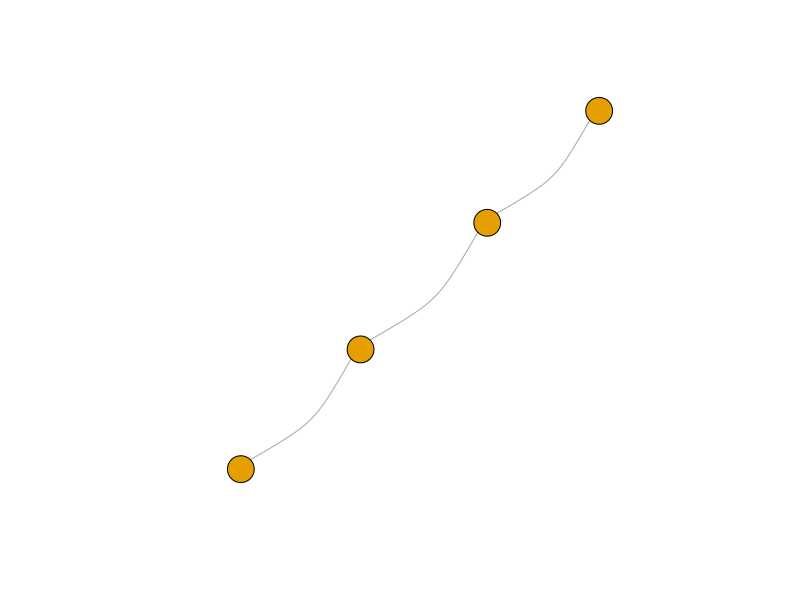
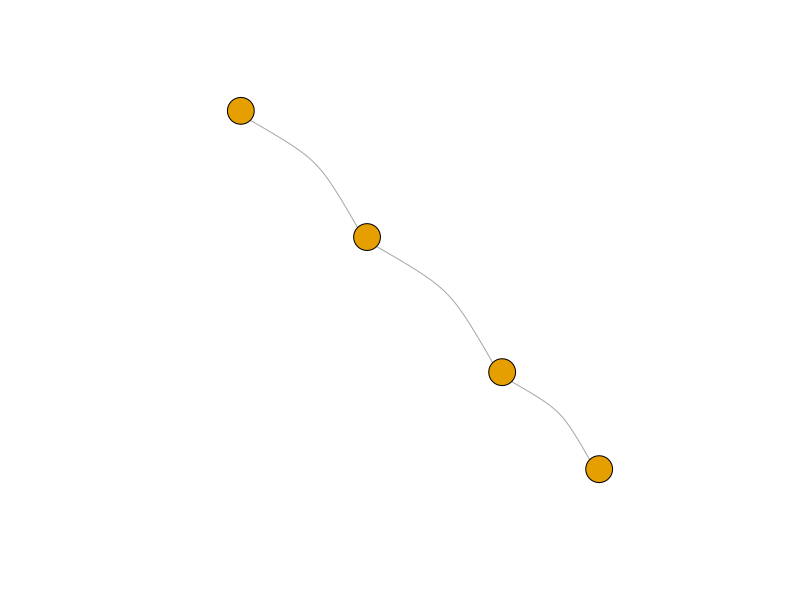
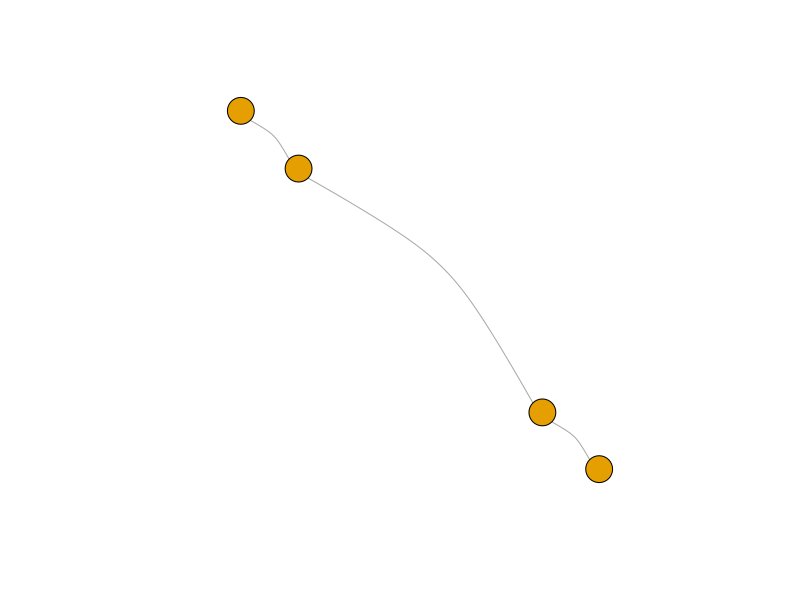
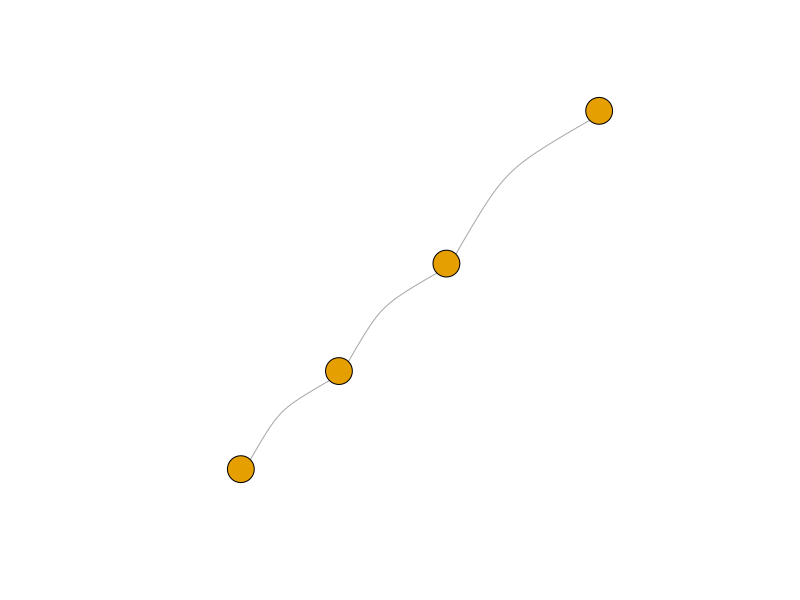
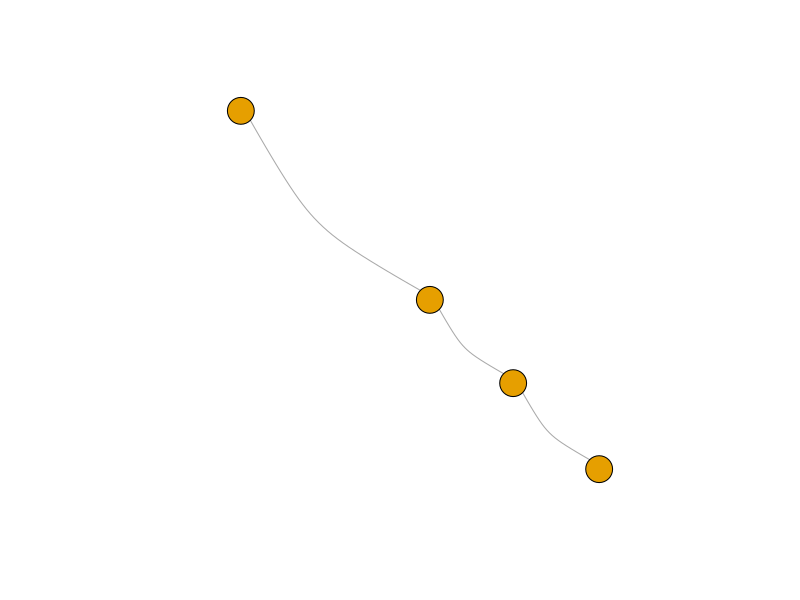
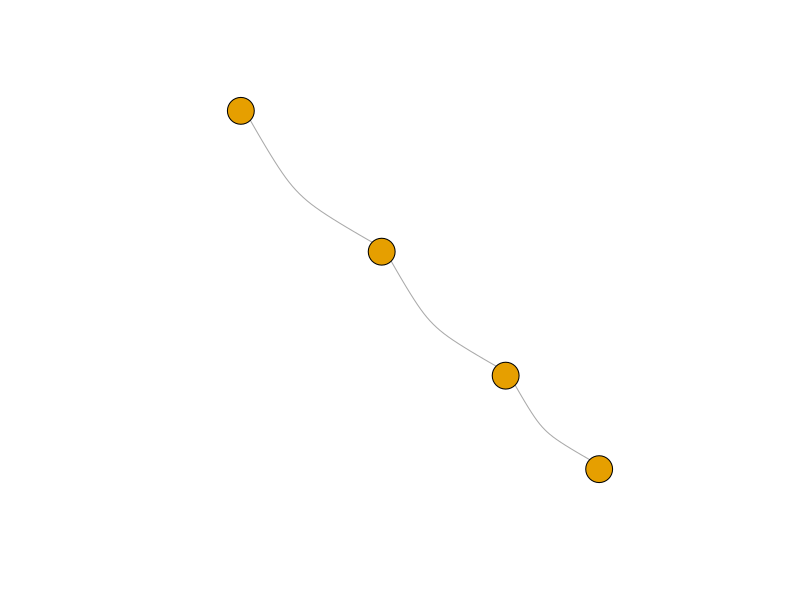
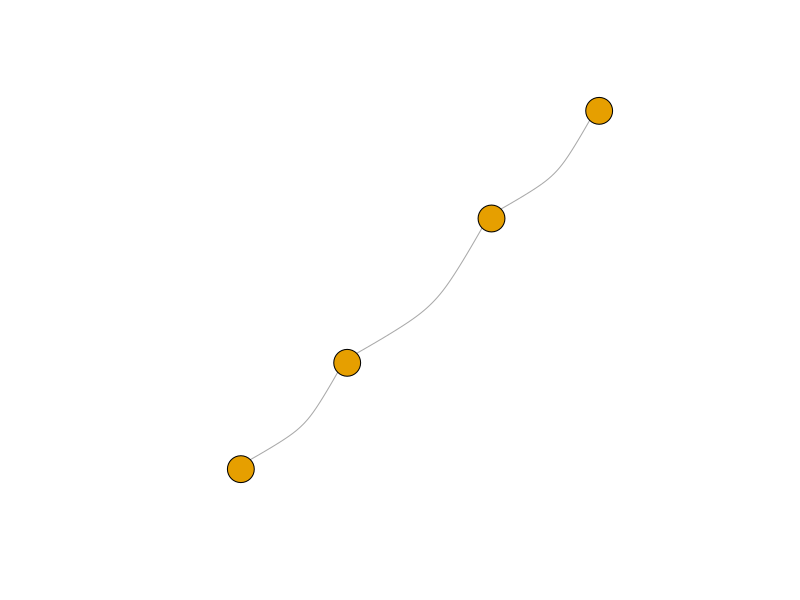
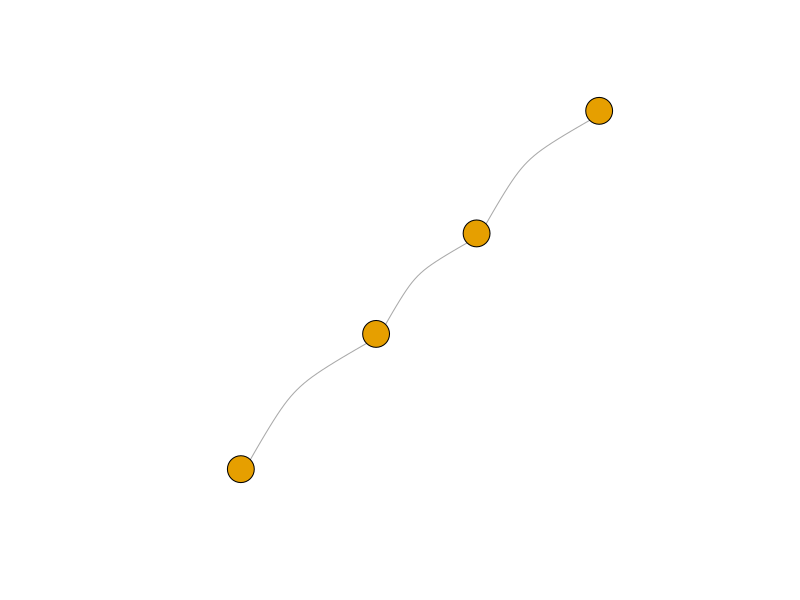

The R script that drew these images, in order: (Note: this script raises an error after producing the figures.)
#############################_Libraries_##########################
setwd(dirname(rstudioapi::getSourceEditorContext()$path))
getwd()
Sys.setenv(LANG = "en")

if (!("igraph" %in% rownames(installed.packages()))) install.packages("igraph")
library(igraph)

#############################_Graph_generation_#######################
#' Losowy obrót dla rysunku grafu - layout_in_circle() psuje losowość
#'
#' @param graph List
#' @return matrix
#'
randomLayout <- function(graph)
{
  rotation <- runif(1, 0, 2*pi)
  layout <- layout_in_circle(graph)
  return(cbind(cos(rotation) * layout[,1] - sin(rotation) * layout[,2], sin(rotation) * layout[,1] + cos(rotation) * layout[,2]))
}

#' Tworzy katalog do zapisu grafów
#'
#' @param vertexNo int - liczba wierzchołków
#' @param fileName string - nazwa grafu
#' @return string - ścieżka
#'
createDir <- function(vertexNo, fileName)
{
  dir.create(as.character(vertexNo), showWarnings = FALSE)
  dir.create(file.path(vertexNo, fileName), showWarnings = FALSE)
  pathName <- paste0(vertexNo, '/', fileName)
  unlink(paste0(pathName, "/*"))
  return(pathName)
}

#' Rysuj graf
#'
#' @param graph Graph - Graf do narysowania
#' @param pathName string - Ścieżka
#' @param fileName string - Nazwa pliku
#' @param vertexNo int - liczba wierzchołków
#' @param i int - Numer iteracji
#' @param plotCurve float
#' @return void
#'
plotGraphHelper <- function(graph, pathName, fileName, vertexNo, i, plotCurve)
{
  png(file.path(pathName, paste0(fileName, "-", vertexNo, "-", i, ".png")), width = 800, height = 600)
  plot(graph, vertex.label = NA, edge.curved = plotCurve)
  dev.off()
}

#' Graf ścieżka N wierzchołków, nieskierowany
#'
#' @param N int - liczba rysunków
#' @param vertexNo int - liczba wierzchołków
#' @param plotCurve float
#' @return void
#'
plotPaths <- function(N, vertexNo, plotCurve)
{
  fileName <- 'path'
  pathName <- createDir(vertexNo, fileName)
  definition <- c()
  for (index in 1:(vertexNo-1))
  {
    definition <- c(definition, index, index + 1)
  }
  definitionMatrix <- matrix(definition, ncol = 2, byrow = TRUE)
  
  for (i in 1:N)
  {
    graph <- graph_from_edgelist(definitionMatrix, directed = FALSE)
    E(graph)$weight <- runif(ecount(graph))
    plotGraphHelper(graph, pathName, fileName, vertexNo, i, plotCurve)
  }
}

#' Graf cykliczny N wierzchołków, 100% pewności na połączenie wierzchołków, nieskierowany
#'
#' @param N int - liczba rysunków
#' @param vertexNo int - liczba wierzchołków
#' @param plotCurve float
#' @return void
#'
plotCycles <- function(N, vertexNo, plotCurve)
{
  fileName <- 'cycle'
  pathName <- createDir(vertexNo, fileName)
  for (i in 1:N)
  {
    graph <- make_ring(vertexNo, directed = FALSE)
    plotGraphHelper(graph, pathName, fileName, vertexNo, i, plotCurve)
  }
}

#' Graf pełny N wierzchołków, 100% pewności na połączenie wierzchołków, nieskierowany
#'
#' @param N int - liczba rysunków
#' @param vertexNo int - liczba wierzchołków
#' @param plotCurve float
#' @return void
#'
plotFullGraphs <- function(N, vertexNo, plotCurve)
{
  fileName <- 'full'
  pathName <- createDir(vertexNo, fileName)
  for (i in 1:N)
  {
    graph <- graph.full(vertexNo, directed = FALSE)
    E(graph)$weight <- runif(ecount(graph))
    plotGraphHelper(graph, pathName, fileName, vertexNo, i, plotCurve)
  }
}

#' Graf spójny N wierzchołków
#'
#' @param N int - liczba rysunków
#' @param vertexNo int - liczba wierzchołków
#' @param plotCurve float
#' @return void
#'
plotConnectedGraphs <- function(N, vertexNo, plotCurve)
{
  fileName <- 'connected'
  pathName <- createDir(vertexNo, fileName)
  for (i in 1:N)
  {
    graph <- graph(c(1, 2, 2, 3, 3, 4, 4, 5, 5, 1, 1, round(runif(1, 1, 10)), 2, round(runif(1, 1, 10)), 3, round(runif(1, 1, 10)) , 4, round(runif(1, 1, 10)) , 5, round(runif(1, 1, 10))))
    plotGraphHelper(graph, pathName, fileName, vertexNo, i, plotCurve)
  }
}

#' Graf dwudzielny N wierzchołków
#'
#' @param N int - liczba rysunków
#' @param vertexNo int - liczba wierzchołków
#' @param plotCurve float
#' @return void
#'
plotBipartiteGraphs <- function(N, vertexNo, plotCurve)
{
  fileName <- 'bipartite'
  pathName <- createDir(vertexNo, fileName)
  for (i in 1:N)
  {
    graph <- make_full_bipartite_graph(vertexNo/2, vertexNo/2, directed = FALSE)
    E(graph)$weight <- runif(ecount(graph))
    plotGraphHelper(graph, pathName, fileName, vertexNo, i, plotCurve)
  }
}

#' Graf pusty N wierzchołków
#'
#' @param N int - liczba rysunków
#' @param vertexNo int - liczba wierzchołków
#' @param plotCurve float
#' @return void
#'
plotEmptyGraphs <- function(N, vertexNo, plotCurve)
{
  fileName <- 'empty'
  pathName <- createDir(vertexNo, fileName)
  for (i in 1:N)
  {
    graph <- make_empty_graph(vertexNo, directed = FALSE)
    plotGraphHelper(graph, pathName, fileName, vertexNo, i, plotCurve)
  }
}

#' Graf drzewa N wierzchołków, nieskierowany
#'
#' @param N int - liczba rysunków
#' @param vertexNo int - liczba wierzchołków
#' @param plotCurve float
#' @param treeType string - typ drzewa ("binary", "random")
#' @return void
#'
plotTrees <- function(N, vertexNo, plotCurve, treeType = "random")
{
  fileName <- 'tree'
  pathName <- createDir(vertexNo, fileName)
  
  for (i in 1:N)
  {
    if (treeType == "binary")
    {
      graph <- make_tree(vertexNo, children = 2, mode = "undirected") # Drzewo binarne o liczbie wierzchołków vertexNo
    }
    else if (treeType == "random")
    {
      graph <- sample_tree(vertexNo, directed = FALSE) # Losowe drzewo rozpinające (drzewo losowe)
    }
    else
    {
      stop("Nieznany typ drzewa. Dostępne opcje to 'binary' lub 'random'.")
    }
    E(graph)$weight <- runif(ecount(graph))
    plotGraphHelper(graph, pathName, fileName, vertexNo, i, plotCurve)
  }
}

#' Graf hiper-kostki o N wymiarach
#'
#' @param N int - liczba rysunków
#' @param No int - liczba wymiarów (czyli liczba bitów w ciągach binarnych)
#' @param plotCurve float
#' @return void
#'
plotHypercube <- function(N, No, plotCurve) {
  fileName <- 'hypercube'
  pathName <- createDir(No, fileName)
  generate_hypercube_edges <- function(dim)
  {
    num_vertices <- 2^dim
    edges <- matrix(nrow = 0, ncol = 2)
    vertices <- expand.grid(rep(list(c(0, 1)), dim))
    vertices <- as.matrix(vertices)
    for (i in 1:(num_vertices - 1))
    {
      for (j in (i + 1):num_vertices)
      {
        if (sum(vertices[i, ] != vertices[j, ]) == 1)
        {
          edges <- rbind(edges, c(i, j))
        }
      }
    }
    return(edges)
  }
  
  for (i in 1:N)
  {
    edges <- generate_hypercube_edges(No)
    graph <- graph_from_edgelist(edges, directed = FALSE)
    E(graph)$weight <- runif(ecount(graph))
    plotGraphHelper(graph, pathName, fileName, No, i, plotCurve)
  }
}

plotPaths(500, 4, 0.3)
plotCycles(500, 4, 0.3)
plotFullGraphs(500, 4, 0.3)
plotEmptyGraphs(200, 4, 0.3)
plotTrees(500, 4, 0.3, "random")
plotTrees(500, 4, 0.3, "binary")
plotHypercube(500, 4, 0.3)

plotPaths(500, 5, 0.3)
plotCycles(500, 5, 0.3)
plotFullGraphs(500, 5, 0.3)
plotEmptyGraphs(500, 5, 0.3)
plotTrees(500, 5, 0.3, "random")
plotTrees(500, 5, 0.3, "binary")
plotHypercube(500, 5, 0.3)

plotPaths(500, 6, 0.3)
plotCycles(500, 6, 0.3)
plotFullGraphs(500, 6, 0.3)
plotEmptyGraphs(500, 6, 0.3)
plotTrees(500, 6, 0.3, "random")
plotTrees(500, 6, 0.3, "binary")
plotHypercube(500, 6, 0.3)

plotPaths(500, 7, 0.3)
plotCycles(500, 7, 0.3)
plotFullGraphs(500, 7, 0.3)
plotEmptyGraphs(500, 7, 0.3)
plotTrees(500, 7, 0.3, "random")
plotTrees(500, 7, 0.3, "binary")
plotHypercube(500, 7, 0.3)
